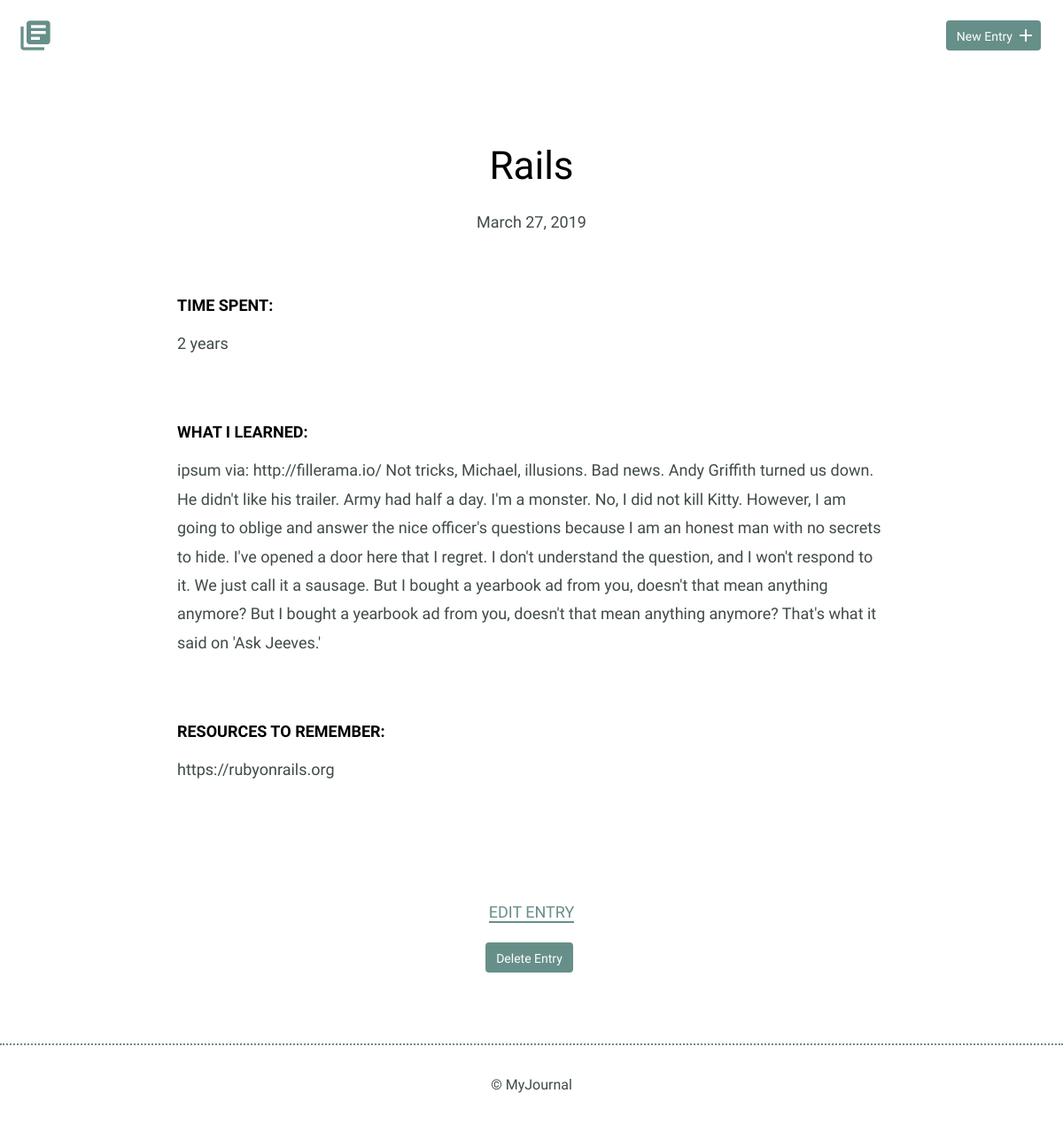
Page /detail.php?id=14 on the committed database.
### tables this page shows
CREATE TABLE "entries" (
	`id`	INTEGER,
	`title`	TEXT,
	`date`	TEXT,
	`time_spent`	INTEGER,
	`learned`	BLOB,
	`resources`	BLOB,
	PRIMARY KEY(`id`)
);

### inc/functions.php (called while the page is built, shortened)
<?php
function get_journal_entry($entry_id){
  include 'connection.php';
  $sql = 'SELECT * FROM entries WHERE id = ?';
  try {
    $results = $db->prepare($sql);
    $results->bindValue(1, $entry_id, PDO::PARAM_INT);
    $results->execute();
  } catch (Exception $e) {
    echo $e->getMessage();
    return false;
  }
  return $results->fetch();
}

### detail.php (the view, shortened to what this page needs)
<?php
require_once "inc/functions.php";
if (isset($_GET['id'])) {
  list($entry_id, $title, $date, $time_spent, $learned, $resources) = get_journal_entry(filter_input(INPUT_GET, 'id', FILTER_SANITIZE_NUMBER_INT));
}
include "inc/header.php";
?>
  <div class="entry-list single">
    <article>
      <h1><?php echo $title ?></h1>
      <br>
      <time datetime="<?php echo $date ?>"><?php echo strftime("%B %d, %Y", strtotime($date)); ?></time>
      <div class="entry">
        <h3>Time Spent: </h3>
        <p><?php echo $time_spent ?></p>
      </div>
      <div class="entry">
        <h3>What I Learned:</h3>
        <p><?php echo $learned ?></p>
      </div>
      <div class="entry">
        <h3>Resources to Remember:</h3>
        <p><?php echo $resources ?></p>
      </div>
    </article>
  </div>
  <div class="edit">
    <p><a href="edit.php?id=<?php echo $entry_id?>">Edit Entry</a></p>
    <form method='post' onsubmit=\"return confirm('Are you sure?');\">
      <input type='submit' class='button button-danger' value='Delete Entry' />
    </form>
  </div>
<?php include "inc/footer.php" ?>

### css/site.css (style rules this page uses)
body { font-size: 16px; color: #404a49; font-family: 'Cousine', serif; font-weight: 400; }
.button { padding: 8px 10px 6px 10px; background: #678f89; border: 2px solid #678f89; border-radius: 4px; text-decoration: none; color: #FFF; position: relative; text-align: center; font-size: 14px; }
h1, h2, h3 { margin: 0; font-weight: 400; line-height: 1em; color: #000; }
h1 { font-size: 44px; margin-bottom: 12px; }
h3 { font-size: 18px; font-family: 'Work Sans', serif; font-weight: 600; text-transform: uppercase; }
p { line-height: 1.8em; font-size: 18px; }
p a { border-bottom: 2px solid #678f89; padding: 0; color: #678f89; text-decoration: none; }
.entry-list, .edit-entry, .new-entry { max-width: 800px; margin: 0 auto; padding: 70px 0 150px 0; }
.entry-list article { margin-bottom: 70px; text-align: center; }
.entry-list article:last-child { margin-bottom: 0; }
.entry-list.single { padding-bottom: 70px; }
.entry-list.single time { font-size: 18px; }
.entry { max-width: 800px; margin: 75px auto 0 auto; text-align: left; }
.entry p { margin-bottom: 40px; }
.edit { padding-bottom: 80px; text-align: center; margin: 0 auto; }
.edit a { font-weight: 400; text-transform: uppercase; font-size: 18px; }
input[type=submit] { margin-right: 5px; }

### rows in the picture
entries: title "Rails", date "March 27, 2019", time_spent "2 years", learned "ipsum via: http://fillerama.io/ Not tricks, Michael, illusions. Bad news. Andy Griffith turned us down. He didn't like his trailer. Army had half a day. I'm a monster. No, I did not kill Kitty. However, I am going to oblige and answer the nice officer's questions because I am an honest man with no secrets to hide. I've opened a door here that I regret. I don't understand the question, and I won't respond to it. We just call it a sausage. But I bought a yearbook ad from you, doesn't that mean anything anymore? But I bought a yearbook ad from you, doesn't that mean anything anymore? That's what it said on 'Ask Jeeves.'", resources "https://rubyonrails.org"
